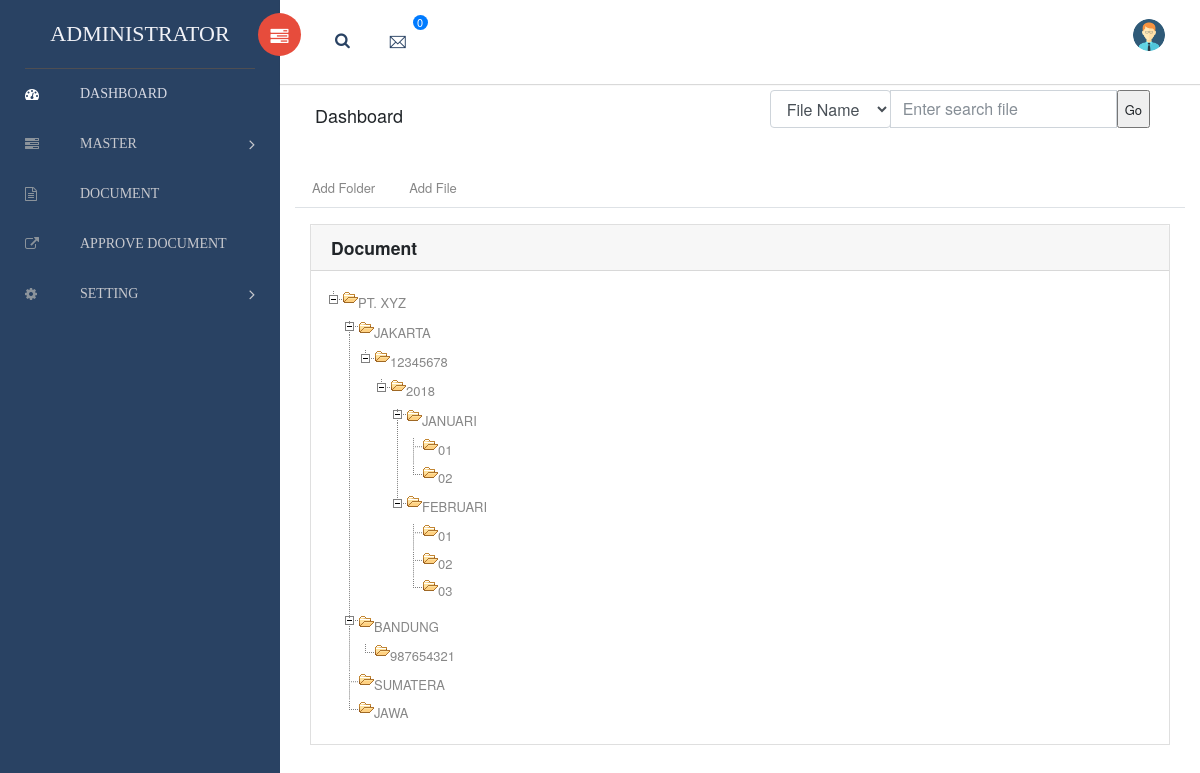
/media.php?module=menu (signed in), run on the app's committed database.
### tables this page shows
CREATE TABLE `dokumen` (
  `docid` int(5) NOT NULL AUTO_INCREMENT,
  `id_user` int(5) NOT NULL,
  `id_parent` int(5) NOT NULL,
  `nama_dokumen` varchar(25) NOT NULL,
  `inputtgl` date NOT NULL,
  `username` varchar(25) NOT NULL,
  `pic` varchar(50) NOT NULL,
  `status` varchar(3) NOT NULL,
  PRIMARY KEY (`docid`)
);

### dokumen.php (the view)
<?php
function createTreeView($parent, $menu) {
   $html = "";
   if (isset($menu['parents'][$parent])) {
      $html .= "
      <ul>";
       foreach ($menu['parents'][$parent] as $itemId) {
          if(!isset($menu['parents'][$itemId])) {
             $html .= "<li><span class='folder'><a href='media.php?module=menu&act=listdokumen&docid=$itemId[docid]'>".$menu['items'][$itemId]['nama_dokumen']."</a></span> </li>";
          }
          if(isset($menu['parents'][$itemId])) {
             $html .= "
             <li><span class='folder'><a href='media.php?module=menu&act=listdokumen&docid=$itemId[docid]'>".$menu['items'][$itemId]['nama_dokumen']."</a></span> ";
             $html .= createTreeView($itemId, $menu);
             $html .= "</li>";
          }
       }
       $html .= "</ul>";
   }
   return $html;
}
?>

### media.php (shortened to what this page needs)
<?php
if (empty($_SESSION['namauser']) AND empty($_SESSION['passuser'])){
  include "index.php";
}
else{
$mod = $_GET['module'];
$thn_jam_sekarang = date("Y-m-d H:i:s");
$id_user=$_SESSION['userid'];
$namauser=$_SESSION['namauser'];
?><!doctype html>
 <html class="no-js" lang="">
<head>
    <link rel="stylesheet" href="assets/css/normalize.css">
    <link rel="stylesheet" href="assets/css/bootstrap.min.css">
    <link rel="stylesheet" href="assets/css/font-awesome.min.css">
    <link rel="stylesheet" href="assets/css/themify-icons.css">
    <link rel="stylesheet" href="assets/css/flag-icon.min.css">
    <link rel="stylesheet" href="assets/css/cs-skin-elastic.css">
    <link rel="stylesheet" href="assets/scss/styles.css">
    <link href="assets/css/lib/vector-map/jqvmap.min.css" rel="stylesheet">
</head>
<body>
<?php
if($_SESSION['leveluser']=='admin'){?>
    <aside id="left-panel" class="left-panel">
        <nav class="navbar navbar-expand-sm navbar-default">
            <div class="navbar-header">
                <a class="navbar-brand" href="./">ADMINISTRATOR</a>
            </div>
            <div id="main-menu" class="main-menu collapse navbar-collapse">
                <ul class="nav navbar-nav">
                    <li class="active">
                        <a href="?module=home"> <i class="menu-icon fa fa-dashboard"></i>DASHBOARD </a>
                    </li>
                    <li class="menu-item-has-children dropdown">
                        <a href="#" class="dropdown-toggle" data-toggle="dropdown" aria-haspopup="true" aria-expanded="false"> <i class="menu-icon fa fa-tasks"></i>MASTER</a>
                    </li>
                        </ul>
                    <li class="">
                        <a href="?module=menu"> <i class="menu-icon fa fa-file-text-o"></i>DOCUMENT </a>
                    </li>
					<li class="">
                        <a href="?module=verifikasi"> <i class="menu-icon fa fa-external-link"></i>APPROVE DOCUMENT </a>
                    </li>
                    <li class="menu-item-has-children dropdown">
                        <a href="#" class="dropdown-toggle" data-toggle="dropdown" aria-haspopup="true" aria-expanded="false"> <i class="menu-icon fa fa-gear"></i>SETTING</a>
            </div>
        </nav>
    </aside>
    <div id="right-panel" class="right-panel">
        <header id="header" class="header">
            <div class="header-menu">
                <div class="col-sm-7">
                    <a id="menuToggle" class="menutoggle pull-left"><i class="fa fa fa-tasks"></i></a>
                    <div class="header-left">
                        <button class="search-trigger"><i class="fa fa-search"></i></button>
					<?php
                    if($_SESSION['leveluser']=='admin'){
					$ceck=mysql_query("SELECT COUNT(docid) AS jml FROM dokumen_file WHERE approve='0'");
                    }
                    else{
                        $ceck=mysql_query("SELECT COUNT(docid) AS jml FROM dokumen_file WHERE approve='0' AND departemenid='$_SESSION[departemenuser]'");
                    }
					$c=mysql_fetch_array($ceck);
					$jml=$c['jml'];
					?>
                        <div class="dropdown for-message">
                          <button class="btn btn-secondary dropdown-toggle" type="button"
                                id="message"
                                data-toggle="dropdown" aria-haspopup="true" aria-expanded="false">
                            <i class="ti-email"></i>
                            <span class="count bg-primary"><?php echo "$jml";?></span>
                          </button>
                        </div>
                    </div>
                </div>
                <div class="col-sm-5">
                    <div class="user-area dropdown float-right">
                        <a href="#" class="dropdown-toggle" data-toggle="dropdown" aria-haspopup="true" aria-expanded="false">
                            <img class="user-avatar rounded-circle" src="images/orang.jpg" alt="User Avatar">
                        </a>
                    </div>
                </div>
            </div>
        </header>
<?php
}
?>
        <div class="breadcrumbs">
            <div class="col-sm-4">
                <div class="page-header float-left">
                    <div class="page-title">
                        <h1>Dashboard</h1>
                    </div>
                </div>
            </div>
            <div class="col-sm-8">
            <div class="page-header float-right">
                    <div class="col-lg-12 col-md-10 col-12">
                    <form id="myform" action="media.php?module=menu&act=search_data" method="post">
                    <div class="input-group mb-3">
                        <div class="input-group-prepend">
                        <select class="form-control select2bs4" name=cari_data id="country_code" style="width: 100%">
                            <option value='namafile'>File Name</option>
                        </select>
                        </div>
                        <input type="text" name="kata" class="form-control" placeholder="Enter search file">
                        <input type="submit" value="Go" >
                    </div>
                </div>
            </div>
        </div>
        </div>
        <div class="content mt-3">
	<?php
		if ($mod=='home'){
		mysql_query("INSERT INTO log (id_user, username, tgl_log, keterangan) values('$id_user','$namauser','$thn_jam_sekarang','Home')");
		?>
					<div class="col-sm-12">
                <div class="alert  alert-primary alert-dismissible fade show" role="alert">
                  <span class="badge badge-pill badge-danger">Success Selamat Data di Aplikasi Document Management System.</span>
				  <img class="user-avatar rounded-circle" src="images/login.png">
                </div>
            </div>
			<?php
			}
			elseif ($mod=='menu'){
			   include "menu.php";
			}
			elseif ($mod=='akses'){
				include "modul/akses.php";
			}
			elseif ($mod=='backup'){
				include "backup/backup.php";
			}
			elseif ($mod=='close'){
			mysql_query("INSERT INTO log (id_user, username, tgl_log, keterangan) values('$id_user','$namauser','$thn_jam_sekarang','Close')");
			   include "index.php";
			}
			elseif ($mod=='history'){
				include "modul/history.php";
			}
			elseif ($mod=='verifikasi'){
				include "modul/verifikasi.php";
			}
            elseif ($mod=='watermark'){
				include "modul/watermark.php";
			}
			elseif ($mod=='historydocuments'){
				include "modul/historydocuments.php";
			}
			elseif ($mod=='import'){
            include "modul/import.php";
            }
			elseif ($_GET['module']=='password'){
			  include "modul/password.php";
			}
			elseif ($mod=='user'){
				include "modul/user.php";
			}
			elseif ($mod=='departemen'){
				include "modul/departemen.php";
			}
			elseif ($mod=='type'){
				include "modul/type.php";
			}
			elseif ($mod=='notification'){
				include "modul/notification.php";
			}
			elseif ($mod=='docin'){
				include "modul/docin.php";
			}
			elseif ($mod=='verifikasidoc'){
				include "modul/verifikasidoc.php";
			}
			else{
			  echo "<b>MODUL BELUM ADA ATAU BELUM LENGKAP SILAHKAN BUAT SENDIRI</b>";
			}
			?>
        </div>
    </div>
</body>
</html>
<?php
}
?>

### menu.php (shortened to what this page needs)
<?php
switch($_GET['act']){
  default:
  ?>
	<link rel="stylesheet" href="jquery.treeview.css" />
	<link href="inc/default.css" rel="stylesheet"><script type="text/javascript" src="inc/artDialog.js"></script>
	<link type="text/css" rel="stylesheet" href="inc/y13_html5.css">
<?php
if($_SESSION['leveluser']=='admin'){
				?>
				 <div class="nav nav-tabs" id="nav-tab" role="tablist">
         <a class="nav-item nav-link" id="nav-home-tab" href="?module=menu&act=tambahdokumen" role="tab" aria-controls="nav-home" aria-selected="true">Add Folder</a>
         <a class="nav-item nav-link" id="nav-home-tab" href="?module=menu&act=tambahfile" role="tab" aria-controls="nav-home" aria-selected="true">Add File</a>
                                                </div>
				<?php
			}
		else{
			}
      ?>
	  <div class="content mt-3">
            <div class="animated fadeIn">
                <div class="row">
                    <div class="col">
                        <div class="card">
                            <div class="card-header">
                                <h4>Document</h4>
                            </div>
                            <div class="card-body">
                            <ul id="browser" class="filetree">
                            <?php
                              include_once("dokumen.php");
                              $sql = "SELECT * FROM dokumen ORDER BY docid";
                              $result = mysql_query($sql);
                              $menus = array(
                                'items' => array(),
                                'parents' => array()
                              );
                              while ($items = mysql_fetch_assoc($result)) {
                                $menus['items'][$items['docid']] = $items;
                                $menus['parents'][$items['id_parent']][] = $items['docid'];
                              }
                              echo createTreeView(0, $menus);
                              ?>
                              </ul>
                        </div>
                    </div>
                    </div>
                    </div>
<?php
break;
?>
                    <?php
}
?>
</div>

### inc/default.css (style rules this page uses)
body { _margin:0; _height:100%; }

### inc/y13_html5.css (style rules this page uses)
html, body, div, section, article, aside, header, hgroup, footer, nav, h1, h2, h3, h4, h5, h6, p, blockquote, address, time, span, em, strong, img, ol, ul, li, figure, canvas, video, th, td, tr { margin: 0; padding: 0; border: 0; vertical-align:baseline; }
address, article, aside, canvas, details, figcaption, figure, footer, header, hgroup, nav, menu, nav, section, summary { display: block; }
body { font: 13px/1.8 'Helvetica Neue', Arial, 'Liberation Sans', FreeSans, sans-serif; width:100%; background: #FFF; }
header, section, footer, aside, nav, article { display:block; }
h1 { font-size:24px; font-weight:400; }
h4 { font-size:12px; font-weight:700; }
.btn { border:none; outline:0; cursor:pointer; text-decoration:none; background:none; color:#ffffff; display: inline-block; margin:10px; }

### data on the page
dokumen: nama_dokumen "PT. XYZ"
dokumen: nama_dokumen "JAKARTA"
dokumen: nama_dokumen "12345678"
dokumen: nama_dokumen "2018"
dokumen: nama_dokumen "JANUARI"
dokumen: nama_dokumen "01"
dokumen: nama_dokumen "02"
dokumen: nama_dokumen "FEBRUARI"
dokumen: nama_dokumen "01"
dokumen: nama_dokumen "02"
dokumen: nama_dokumen "03"
dokumen: nama_dokumen "BANDUNG"
dokumen: nama_dokumen "987654321"
dokumen: nama_dokumen "SUMATERA"
dokumen: nama_dokumen "JAWA"

### other printed values
$jml "0"
